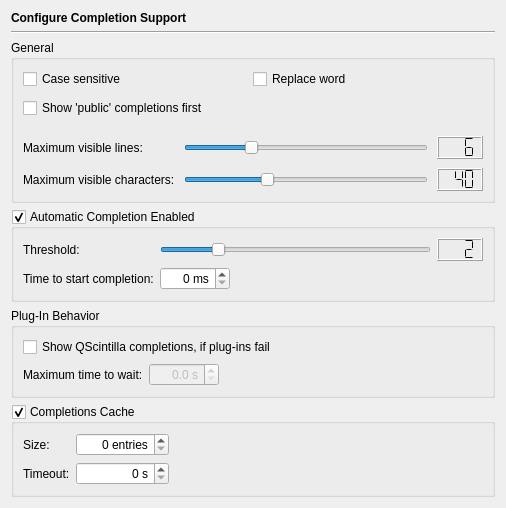
<?xml version="1.0" encoding="UTF-8"?>
<ui version="4.0">
 <class>EditorAutocompletionPage</class>
 <widget class="QWidget" name="EditorAutocompletionPage">
  <property name="geometry">
   <rect>
    <x>0</x>
    <y>0</y>
    <width>506</width>
    <height>498</height>
   </rect>
  </property>
  <layout class="QVBoxLayout" name="verticalLayout">
   <item>
    <widget class="QLabel" name="headerLabel">
     <property name="text">
      <string>&lt;b&gt;Configure Completion Support&lt;/b&gt;</string>
     </property>
    </widget>
   </item>
   <item>
    <widget class="Line" name="line6">
     <property name="frameShape">
      <enum>QFrame::HLine</enum>
     </property>
     <property name="frameShadow">
      <enum>QFrame::Sunken</enum>
     </property>
     <property name="orientation">
      <enum>Qt::Horizontal</enum>
     </property>
    </widget>
   </item>
   <item>
    <widget class="QGroupBox" name="groupBox">
     <property name="title">
      <string>General</string>
     </property>
     <layout class="QVBoxLayout" name="verticalLayout_3">
      <property name="spacing">
       <number>0</number>
      </property>
      <property name="leftMargin">
       <number>0</number>
      </property>
      <property name="topMargin">
       <number>0</number>
      </property>
      <property name="rightMargin">
       <number>0</number>
      </property>
      <property name="bottomMargin">
       <number>0</number>
      </property>
      <item>
       <layout class="QGridLayout" name="gridLayout_2">
        <property name="leftMargin">
         <number>9</number>
        </property>
        <property name="topMargin">
         <number>9</number>
        </property>
        <property name="rightMargin">
         <number>9</number>
        </property>
        <property name="bottomMargin">
         <number>9</number>
        </property>
        <property name="verticalSpacing">
         <number>9</number>
        </property>
        <item row="0" column="1">
         <widget class="QCheckBox" name="acReplaceWordCheckBox">
          <property name="toolTip">
           <string>Select this, if the word to the right should be replaced by the selected entry</string>
          </property>
          <property name="text">
           <string>Replace word</string>
          </property>
         </widget>
        </item>
        <item row="0" column="0">
         <widget class="QCheckBox" name="acCaseSensitivityCheckBox">
          <property name="toolTip">
           <string>Select this to have case sensitive auto-completion lists</string>
          </property>
          <property name="text">
           <string>Case sensitive</string>
          </property>
         </widget>
        </item>
        <item row="1" column="0">
         <widget class="QCheckBox" name="acReversedCheckBox">
          <property name="toolTip">
           <string>Select to show completions of type 'public' first</string>
          </property>
          <property name="text">
           <string>Show 'public' completions first</string>
          </property>
         </widget>
        </item>
       </layout>
      </item>
      <item>
       <layout class="QGridLayout" name="gridLayout_3">
        <property name="leftMargin">
         <number>9</number>
        </property>
        <property name="topMargin">
         <number>9</number>
        </property>
        <property name="rightMargin">
         <number>9</number>
        </property>
        <property name="bottomMargin">
         <number>9</number>
        </property>
        <property name="spacing">
         <number>9</number>
        </property>
        <item row="1" column="0">
         <widget class="QLabel" name="label_6">
          <property name="text">
           <string>Maximum visible characters:</string>
          </property>
         </widget>
        </item>
        <item row="0" column="0">
         <widget class="QLabel" name="label_5">
          <property name="text">
           <string>Maximum visible lines: </string>
          </property>
         </widget>
        </item>
        <item row="0" column="1">
         <widget class="QSlider" name="acLinesSlider">
          <property name="toolTip">
           <string>Move to set the maximum number of lines shown in a autocomplete list.</string>
          </property>
          <property name="minimum">
           <number>1</number>
          </property>
          <property name="maximum">
           <number>20</number>
          </property>
          <property name="pageStep">
           <number>2</number>
          </property>
          <property name="value">
           <number>6</number>
          </property>
          <property name="orientation">
           <enum>Qt::Horizontal</enum>
          </property>
         </widget>
        </item>
        <item row="0" column="2">
         <widget class="QLCDNumber" name="lcdNumber">
          <property name="toolTip">
           <string>Displays the maximum number of lines.</string>
          </property>
          <property name="digitCount">
           <number>3</number>
          </property>
          <property name="segmentStyle">
           <enum>QLCDNumber::Flat</enum>
          </property>
          <property name="intValue" stdset="0">
           <number>6</number>
          </property>
         </widget>
        </item>
        <item row="1" column="1">
         <widget class="QSlider" name="acCharSlider">
          <property name="toolTip">
           <string>Move to set the maximum number of characters visible in one line.</string>
          </property>
          <property name="minimum">
           <number>10</number>
          </property>
          <property name="maximum">
           <number>100</number>
          </property>
          <property name="value">
           <number>40</number>
          </property>
          <property name="orientation">
           <enum>Qt::Horizontal</enum>
          </property>
         </widget>
        </item>
        <item row="1" column="2">
         <widget class="QLCDNumber" name="lcdNumber_2">
          <property name="toolTip">
           <string>Displays the approximate number of characters per line.</string>
          </property>
          <property name="digitCount">
           <number>3</number>
          </property>
          <property name="segmentStyle">
           <enum>QLCDNumber::Flat</enum>
          </property>
          <property name="intValue" stdset="0">
           <number>40</number>
          </property>
         </widget>
        </item>
       </layout>
      </item>
     </layout>
    </widget>
   </item>
   <item>
    <widget class="QGroupBox" name="acEnabledGroupBox">
     <property name="toolTip">
      <string>Select this to enable autocompletion</string>
     </property>
     <property name="whatsThis">
      <string>&lt;b&gt;Autocompletion Enabled&lt;/b&gt;&lt;p&gt;Select to enable autocompletion. In order to get autocompletion from alternative autocompletion providers (if installed), these have to be enabled on their respective configuration page. Only one alternative provider might be enabled.&lt;/p&gt;</string>
     </property>
     <property name="title">
      <string>Automatic Completion Enabled</string>
     </property>
     <property name="checkable">
      <bool>true</bool>
     </property>
     <layout class="QGridLayout" name="gridLayout_4">
      <item row="2" column="0">
       <widget class="QLabel" name="textLabel1_2">
        <property name="text">
         <string>Threshold:</string>
        </property>
       </widget>
      </item>
      <item row="3" column="0">
       <widget class="QLabel" name="label">
        <property name="text">
         <string>Time to start completion:</string>
        </property>
       </widget>
      </item>
      <item row="2" column="1">
       <layout class="QHBoxLayout" name="horizontalLayout">
        <item>
         <widget class="QSlider" name="acThresholdSlider">
          <property name="toolTip">
           <string>Move to set the threshold for display of an autocompletion list</string>
          </property>
          <property name="maximum">
           <number>10</number>
          </property>
          <property name="value">
           <number>2</number>
          </property>
          <property name="orientation">
           <enum>Qt::Horizontal</enum>
          </property>
          <property name="tickInterval">
           <number>1</number>
          </property>
         </widget>
        </item>
        <item>
         <widget class="QLCDNumber" name="lCDNumber4">
          <property name="toolTip">
           <string>Displays the selected autocompletion threshold</string>
          </property>
          <property name="digitCount">
           <number>3</number>
          </property>
          <property name="segmentStyle">
           <enum>QLCDNumber::Flat</enum>
          </property>
          <property name="value" stdset="0">
           <double>2.000000000000000</double>
          </property>
         </widget>
        </item>
       </layout>
      </item>
      <item row="3" column="1">
       <widget class="QSpinBox" name="acTimeoutSpinBox">
        <property name="minimumSize">
         <size>
          <width>70</width>
          <height>0</height>
         </size>
        </property>
        <property name="maximumSize">
         <size>
          <width>70</width>
          <height>16777215</height>
         </size>
        </property>
        <property name="toolTip">
         <string>Enter the time in milliseconds after which a list with completion proposals shall be shown</string>
        </property>
        <property name="alignment">
         <set>Qt::AlignRight|Qt::AlignTrailing|Qt::AlignVCenter</set>
        </property>
        <property name="correctionMode">
         <enum>QAbstractSpinBox::CorrectToNearestValue</enum>
        </property>
        <property name="suffix">
         <string> ms</string>
        </property>
        <property name="minimum">
         <number>0</number>
        </property>
        <property name="maximum">
         <number>1000</number>
        </property>
        <property name="singleStep">
         <number>50</number>
        </property>
       </widget>
      </item>
     </layout>
    </widget>
   </item>
   <item>
    <widget class="QGroupBox" name="groupBox_3">
     <property name="title">
      <string>Plug-In Behavior</string>
     </property>
     <layout class="QVBoxLayout" name="verticalLayout_2">
      <item>
       <widget class="QCheckBox" name="acScintillaCheckBox">
        <property name="toolTip">
         <string>Select to show QScintilla provided completions, if the selected plug-ins fail</string>
        </property>
        <property name="whatsThis">
         <string>QScintilla provided completions are shown, if this option is enabled and completions shall be provided by plug-ins (see completions sub-page of the plug-in) and the plugin-ins don't deliver any completions.</string>
        </property>
        <property name="text">
         <string>Show QScintilla completions, if plug-ins fail</string>
        </property>
       </widget>
      </item>
      <item>
       <layout class="QHBoxLayout" name="horizontalLayout_2">
        <item>
         <widget class="QLabel" name="label_4">
          <property name="text">
           <string>Maximum time to wait:</string>
          </property>
         </widget>
        </item>
        <item>
         <widget class="QDoubleSpinBox" name="acWatchdogDoubleSpinBox">
          <property name="enabled">
           <bool>false</bool>
          </property>
          <property name="minimumSize">
           <size>
            <width>70</width>
            <height>0</height>
           </size>
          </property>
          <property name="maximumSize">
           <size>
            <width>70</width>
            <height>16777215</height>
           </size>
          </property>
          <property name="toolTip">
           <string>Enter the time in seconds after which QSintilla should be used</string>
          </property>
          <property name="alignment">
           <set>Qt::AlignRight|Qt::AlignTrailing|Qt::AlignVCenter</set>
          </property>
          <property name="accelerated">
           <bool>true</bool>
          </property>
          <property name="correctionMode">
           <enum>QAbstractSpinBox::CorrectToNearestValue</enum>
          </property>
          <property name="suffix">
           <string> s</string>
          </property>
          <property name="decimals">
           <number>1</number>
          </property>
          <property name="maximum">
           <double>10.000000000000000</double>
          </property>
          <property name="singleStep">
           <double>0.500000000000000</double>
          </property>
         </widget>
        </item>
        <item>
         <spacer name="horizontalSpacer_3">
          <property name="orientation">
           <enum>Qt::Horizontal</enum>
          </property>
          <property name="sizeHint" stdset="0">
           <size>
            <width>40</width>
            <height>20</height>
           </size>
          </property>
         </spacer>
        </item>
       </layout>
      </item>
     </layout>
    </widget>
   </item>
   <item>
    <widget class="QGroupBox" name="acCacheGroup">
     <property name="toolTip">
      <string>Select to enable caching of completion results</string>
     </property>
     <property name="title">
      <string>Completions Cache</string>
     </property>
     <property name="checkable">
      <bool>true</bool>
     </property>
     <layout class="QGridLayout" name="gridLayout">
      <item row="0" column="0">
       <widget class="QLabel" name="label_2">
        <property name="text">
         <string>Size:</string>
        </property>
       </widget>
      </item>
      <item row="0" column="1">
       <widget class="QSpinBox" name="acCacheSizeSpinBox">
        <property name="minimumSize">
         <size>
          <width>80</width>
          <height>0</height>
         </size>
        </property>
        <property name="toolTip">
         <string>Enter the maximum number of entries to be kept in the completions cache</string>
        </property>
        <property name="alignment">
         <set>Qt::AlignRight|Qt::AlignTrailing|Qt::AlignVCenter</set>
        </property>
        <property name="correctionMode">
         <enum>QAbstractSpinBox::CorrectToNearestValue</enum>
        </property>
        <property name="suffix">
         <string> entries</string>
        </property>
        <property name="minimum">
         <number>0</number>
        </property>
        <property name="maximum">
         <number>1000</number>
        </property>
        <property name="singleStep">
         <number>10</number>
        </property>
       </widget>
      </item>
      <item row="0" column="2">
       <spacer name="horizontalSpacer_2">
        <property name="orientation">
         <enum>Qt::Horizontal</enum>
        </property>
        <property name="sizeHint" stdset="0">
         <size>
          <width>271</width>
          <height>20</height>
         </size>
        </property>
       </spacer>
      </item>
      <item row="1" column="0">
       <widget class="QLabel" name="label_3">
        <property name="text">
         <string>Timeout:</string>
        </property>
       </widget>
      </item>
      <item row="1" column="1">
       <widget class="QSpinBox" name="acCacheTimeSpinBox">
        <property name="toolTip">
         <string>Enter the time in seconds after which a cached completion entry should be removed from the completions cache</string>
        </property>
        <property name="alignment">
         <set>Qt::AlignRight|Qt::AlignTrailing|Qt::AlignVCenter</set>
        </property>
        <property name="correctionMode">
         <enum>QAbstractSpinBox::CorrectToNearestValue</enum>
        </property>
        <property name="suffix">
         <string> s</string>
        </property>
        <property name="minimum">
         <number>0</number>
        </property>
        <property name="maximum">
         <number>3600</number>
        </property>
        <property name="singleStep">
         <number>60</number>
        </property>
       </widget>
      </item>
     </layout>
    </widget>
   </item>
   <item>
    <spacer>
     <property name="orientation">
      <enum>Qt::Vertical</enum>
     </property>
     <property name="sizeHint" stdset="0">
      <size>
       <width>456</width>
       <height>51</height>
      </size>
     </property>
    </spacer>
   </item>
  </layout>
 </widget>
 <tabstops>
  <tabstop>acCaseSensitivityCheckBox</tabstop>
  <tabstop>acReplaceWordCheckBox</tabstop>
  <tabstop>acReversedCheckBox</tabstop>
  <tabstop>acLinesSlider</tabstop>
  <tabstop>acCharSlider</tabstop>
  <tabstop>acEnabledGroupBox</tabstop>
  <tabstop>acThresholdSlider</tabstop>
  <tabstop>acTimeoutSpinBox</tabstop>
  <tabstop>acScintillaCheckBox</tabstop>
  <tabstop>acWatchdogDoubleSpinBox</tabstop>
  <tabstop>acCacheGroup</tabstop>
  <tabstop>acCacheSizeSpinBox</tabstop>
  <tabstop>acCacheTimeSpinBox</tabstop>
 </tabstops>
 <resources/>
 <connections>
  <connection>
   <sender>acThresholdSlider</sender>
   <signal>valueChanged(int)</signal>
   <receiver>lCDNumber4</receiver>
   <slot>display(int)</slot>
   <hints>
    <hint type="sourcelabel">
     <x>442</x>
     <y>221</y>
    </hint>
    <hint type="destinationlabel">
     <x>485</x>
     <y>222</y>
    </hint>
   </hints>
  </connection>
  <connection>
   <sender>acScintillaCheckBox</sender>
   <signal>toggled(bool)</signal>
   <receiver>acWatchdogDoubleSpinBox</receiver>
   <slot>setEnabled(bool)</slot>
   <hints>
    <hint type="sourcelabel">
     <x>49</x>
     <y>305</y>
    </hint>
    <hint type="destinationlabel">
     <x>202</x>
     <y>332</y>
    </hint>
   </hints>
  </connection>
  <connection>
   <sender>acLinesSlider</sender>
   <signal>valueChanged(int)</signal>
   <receiver>lcdNumber</receiver>
   <slot>display(int)</slot>
   <hints>
    <hint type="sourcelabel">
     <x>224</x>
     <y>125</y>
    </hint>
    <hint type="destinationlabel">
     <x>473</x>
     <y>127</y>
    </hint>
   </hints>
  </connection>
  <connection>
   <sender>acCharSlider</sender>
   <signal>valueChanged(int)</signal>
   <receiver>lcdNumber_2</receiver>
   <slot>display(int)</slot>
   <hints>
    <hint type="sourcelabel">
     <x>255</x>
     <y>155</y>
    </hint>
    <hint type="destinationlabel">
     <x>468</x>
     <y>154</y>
    </hint>
   </hints>
  </connection>
 </connections>
</ui>
